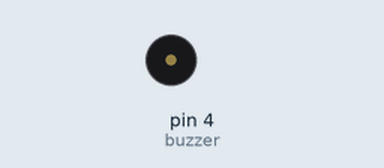
The sketch below on a simulated Arduino Uno, built with avr-gcc and run on an emulated ATmega328P. On the bench: buzzer (waves = sounding).

Above: at 1.63 s.
At 7.34 s:
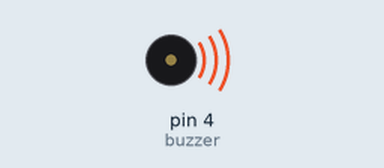
Timing chart, 0 to 7.7 s (numbered marks = the images above):
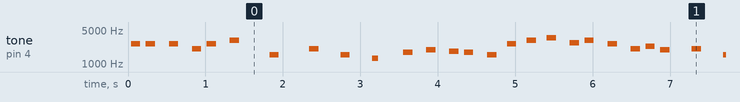

Measured:
- by itself, tone on pin 4 (buzzer): plays 2597 Hz for 0.12 s, 2597 Hz for 0.12 s, 2597 Hz for 0.12 s, 2070 Hz for 0.12 s, 2597 Hz for 0.12 s, 3076 Hz for 0.12 s … (437 notes in this stretch)

The sketch:

buzzer.ino
```cpp
#define NOTE_B0  31
#define NOTE_C1  33
#define NOTE_CS1 35
#define NOTE_D1  37
#define NOTE_DS1 39
#define NOTE_E1  41
#define NOTE_F1  44
#define NOTE_FS1 46
#define NOTE_G1  49
#define NOTE_GS1 52
#define NOTE_A1  55
#define NOTE_AS1 58
#define NOTE_B1  62
#define NOTE_C2  65
#define NOTE_CS2 69
#define NOTE_D2  73
#define NOTE_DS2 78
#define NOTE_E2  82
#define NOTE_F2  87
#define NOTE_FS2 93
#define NOTE_G2  98
#define NOTE_GS2 104
#define NOTE_A2  110
#define NOTE_AS2 117
#define NOTE_B2  123
#define NOTE_C3  131
#define NOTE_CS3 139
#define NOTE_D3  147
#define NOTE_DS3 156
#define NOTE_E3  165
#define NOTE_F3  175
#define NOTE_FS3 185
#define NOTE_G3  196
#define NOTE_GS3 208
#define NOTE_A3  220
#define NOTE_AS3 233
#define NOTE_B3  247
#define NOTE_C4  262
#define NOTE_CS4 277
#define NOTE_D4  294
#define NOTE_DS4 311
#define NOTE_E4  330
#define NOTE_F4  349
#define NOTE_FS4 370
#define NOTE_G4  392
#define NOTE_GS4 415
#define NOTE_A4  440
#define NOTE_AS4 466
#define NOTE_B4  494
#define NOTE_C5  523
#define NOTE_CS5 554
#define NOTE_D5  587
#define NOTE_DS5 622
#define NOTE_E5  659
#define NOTE_F5  698
#define NOTE_FS5 740
#define NOTE_G5  784
#define NOTE_GS5 831
#define NOTE_A5  880
#define NOTE_AS5 932
#define NOTE_B5  988
#define NOTE_C6  1047
#define NOTE_CS6 1109
#define NOTE_D6  1175
#define NOTE_DS6 1245
#define NOTE_E6  1319
#define NOTE_F6  1397
#define NOTE_FS6 1480
#define NOTE_G6  1568
#define NOTE_GS6 1661
#define NOTE_A6  1760
#define NOTE_AS6 1865
#define NOTE_B6  1976
#define NOTE_C7  2093
#define NOTE_CS7 2217
#define NOTE_D7  2349
#define NOTE_DS7 2489
#define NOTE_E7  2637
#define NOTE_F7  2794
#define NOTE_FS7 2960
#define NOTE_G7  3136
#define NOTE_GS7 3322
#define NOTE_A7  3520
#define NOTE_AS7 3729
#define NOTE_B7  3951
#define NOTE_C8  4186
#define NOTE_CS8 4435
#define NOTE_D8  4699
#define NOTE_DS8 4978

#define melodyPin 4


//Mario main theme melody
int melody[] = {
  NOTE_E7, NOTE_E7, 1, NOTE_E7,
  1, NOTE_C7, NOTE_E7, 1,
  NOTE_G7, 1, 1,  1,
  NOTE_G6, 1, 1, 1,

  NOTE_C7, 1, 1, NOTE_G6,
  1, 1, NOTE_E6, 1,
  1, NOTE_A6, 1, NOTE_B6,
  1, NOTE_AS6, NOTE_A6, 1,

  NOTE_G6, NOTE_E7, NOTE_G7,
  NOTE_A7, 1, NOTE_F7, NOTE_G7,
  1, NOTE_E7, 1, NOTE_C7,
  NOTE_D7, NOTE_B6, 1, 1,

  NOTE_C7, 1, 1, NOTE_G6,
  1, 1, NOTE_E6, 1,
  1, NOTE_A6, 1, NOTE_B6,
  1, NOTE_AS6, NOTE_A6, 1,

  NOTE_G6, NOTE_E7, NOTE_G7,
  NOTE_A7, 1, NOTE_F7, NOTE_G7,
  1, NOTE_E7, 1, NOTE_C7,
  NOTE_D7, NOTE_B6, 1, 1
};
//Mario main them tempo
int tempo[] = {
  12, 12, 12, 12,
  12, 12, 12, 12,
  12, 12, 12, 12,
  12, 12, 12, 12,

  12, 12, 12, 12,
  12, 12, 12, 12,
  12, 12, 12, 12,
  12, 12, 12, 12,

  9, 9, 9,
  12, 12, 12, 12,
  12, 12, 12, 12,
  12, 12, 12, 12,

  12, 12, 12, 12,
  12, 12, 12, 12,
  12, 12, 12, 12,
  12, 12, 12, 12,

  9, 9, 9,
  12, 12, 12, 12,
  12, 12, 12, 12,
  12, 12, 12, 12,
};

void setup(void)
{
  pinMode(4, OUTPUT);//buzzer
  Serial.begin(115200);


}

void loop()
{
  //sing the tunes
  sing(1);
  //analogWrite(4, 800);
}
int song = 0;

void sing(int s) {
  // iterate over the notes of the melody:
  song = s;
  int size = sizeof(melody) / sizeof(int);
  for (int thisNote = 0; thisNote < size; thisNote++) {

    int noteDuration = 1000 / tempo[thisNote];    // to calculate the note duration, take one second divided by the note type. e.g. quarter note = 1000 / 4, eighth note = 1000/8, etc.

    buzz(melodyPin, melody[thisNote], noteDuration); // to distinguish the notes, set a minimum time between them. the note's duration + 30% seems to work well:

    int pauseBetweenNotes = noteDuration * 1.30;
    delay(pauseBetweenNotes);

    buzz(melodyPin, 1, noteDuration);

  }
}

void buzz(int targetPin, long frequency, long length) {

  long delayValue = 1000000 / frequency / 2; // calculate the delay value between transitions 1 second's worth of microseconds, divided by the frequency, then split in half since there are two phases to each cycle

  long numCycles = frequency * length / 1000; // calculate the number of cycles for proper timing multiply frequency, which is really cycles per second, by the number of seconds to get the total number of cycles to produce

  for (long i = 1; i < numCycles; i++) { // for the calculated length of time...
    digitalWrite(targetPin, HIGH); // write the buzzer pin high to push out the diaphram
    delayMicroseconds(delayValue); // wait for the calculated delay value
    digitalWrite(targetPin, LOW); // write the buzzer pin low to pull back the diaphram
    delayMicroseconds(delayValue); // wait again or the calculated delay value
  }
}
```
